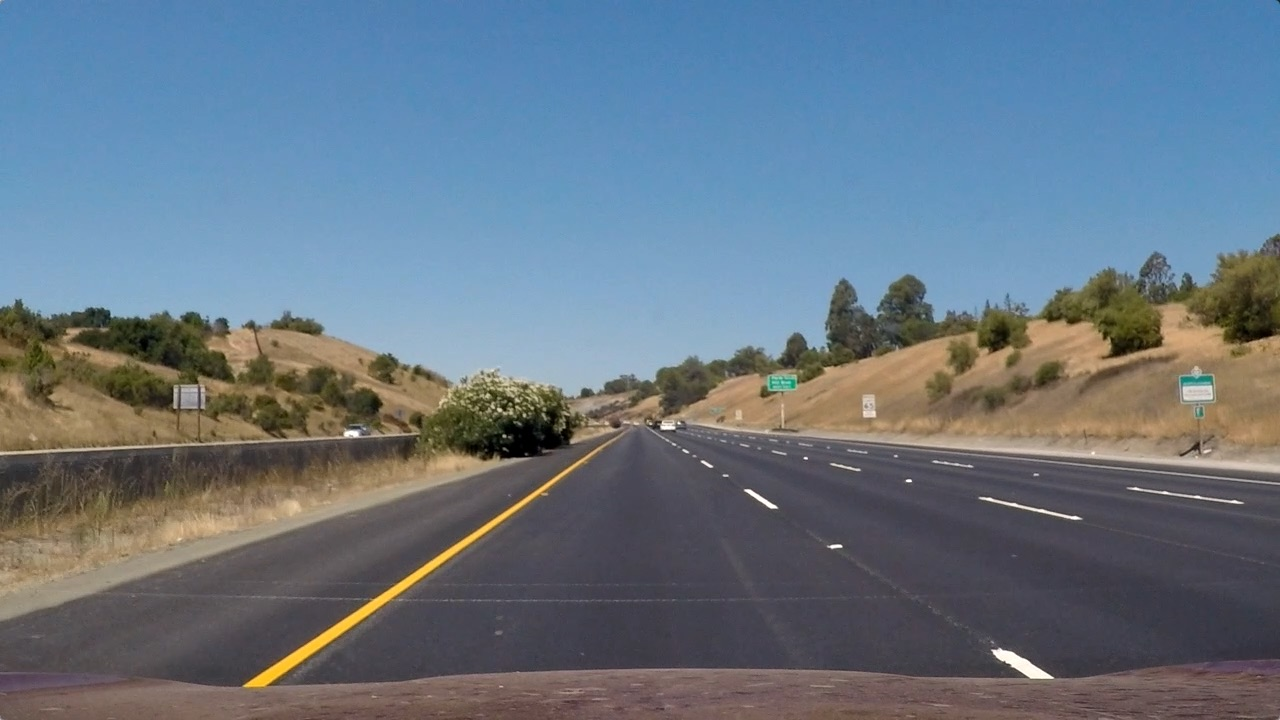
#> input picture lane_detection/src/example.jpg, 1280 x 720 px, given in place of lanes.mp4, which was not available
$ python main.py   (older library calls are emulated)
#> lines starting #> are read from the running program, lines starting #| are printed output that depends on the picture; after the words box and inside, x2 and y2 are one past the last pixel; in counts of white or black regions, pixels touching at a corner belong together; pictures that were not available may be replaced by others from this repository, and a replacement may not be noted
#> further down, image is the input picture: shape (720, 1280, 3); mean B, G, R 131.2, 117.7, 103.2
### lane_detection/src/detector.py
from processors import *


class LaneDepartureDetector:
    """
    A class that will detect lane departure from a set of images (frames of video)
    """

    def __init__(self, perspective_src, perspective_dst, roi_matrix):
        """
        Init the class
        :param perspective_src: the source perspective wrap points (should match a trapezoid that matches the lane shape
        :param perspective_dst: the destination perspective wrap points
        :param roi_matrix: the region of interest mask
        """
        self.left_lane = Line()
        self.right_lane = Line()
        self.M = cv2.getPerspectiveTransform(perspective_src, perspective_dst)
        self.Minv = cv2.getPerspectiveTransform(perspective_dst, perspective_src)
        self.roi_matrix = roi_matrix

    def process_image(self, image):
        """
        Process a single frame of the image
        :param image: the source image
        :return: the image with discovered lanes + departure
        """
        h, w = image.shape[:2]

        # Apply some smoothing:
        blurred = cv2.blur(image, (15, 15))

        # Create the binary image of the lanes based on the color space:
        hls = to_hls(image)
        lab = to_lab(image)
        s_bin = filter(hls[:, :, 2], 220, 255)
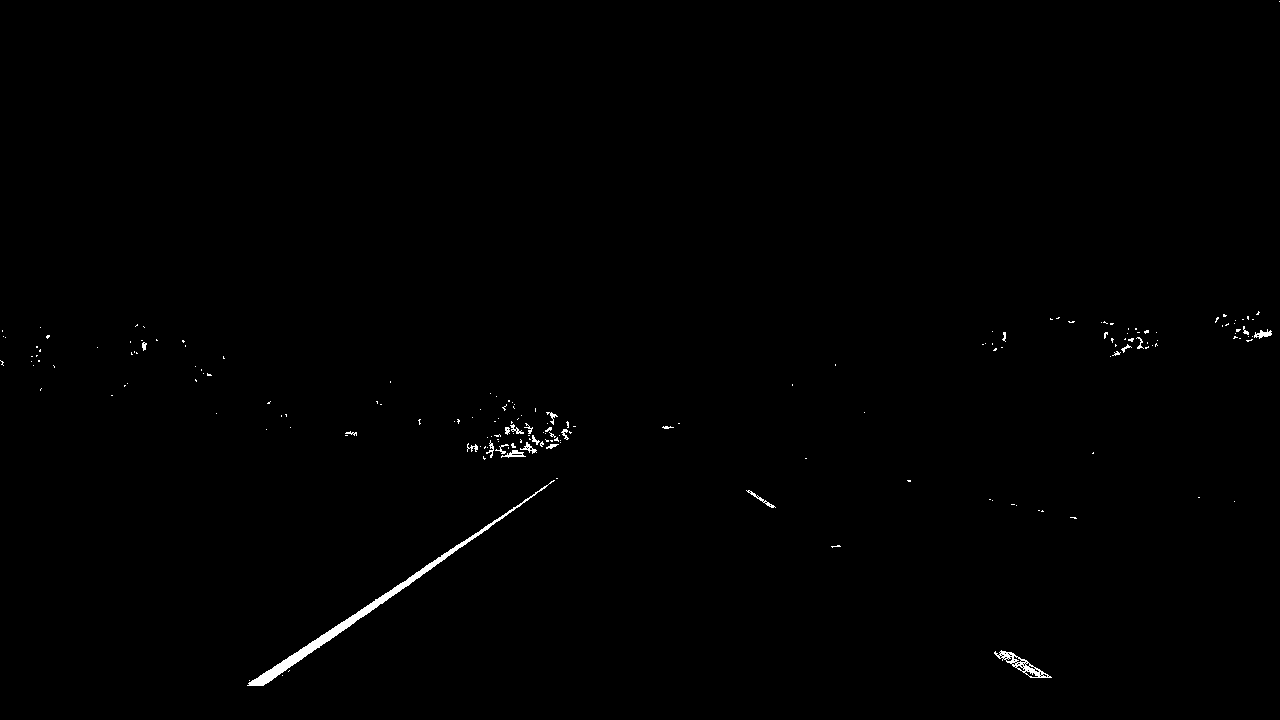
#> s_bin: shape (720, 1280); values 0 (black) and 1 (white), 0.45% white; 185 white regions (160 under 20 px), largest, box (x1, y1, x2, y2) and area: (247, 480, 555, 686) 2137, (994, 650, 1052, 678) 399, (501, 450, 526, 458) 92
        b_bin = filter(lab[:, :, 2], 190, 255)
        r_bin = filter(image[:, :, 2], 190, 255)
        binary = np.zeros_like(blurred[:, :, 0])
        binary[(s_bin == 1) | (b_bin == 1) | (r_bin == 1)] = 1

        # Find the Region of Interest:
        roi = mask_with_polygon(binary, self.roi_matrix)

        # Wrap the perspective into birds-eye view
        wrapped = cv2.warpPerspective(roi, self.M, (w, h), flags=cv2.INTER_LINEAR)
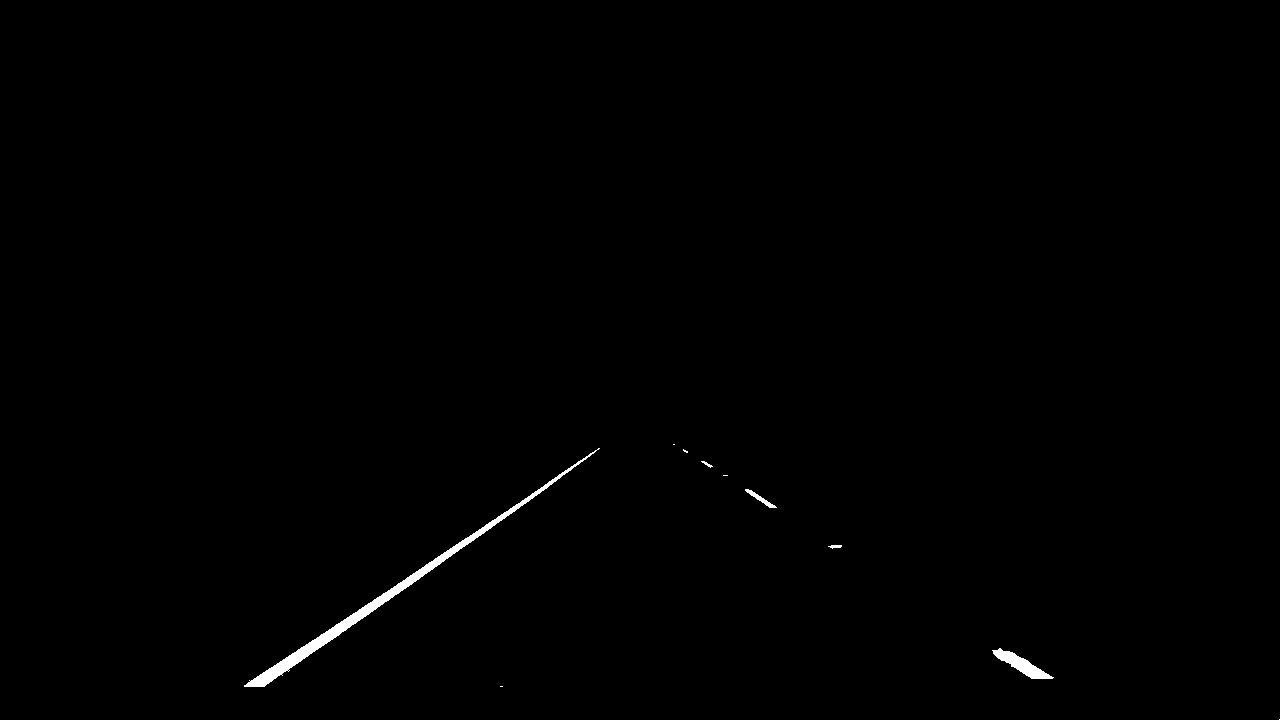
#> roi: shape (720, 1280); values 0 (black) and 1 (white), 0.43% white; 10 white regions (5 under 20 px), largest, box (x1, y1, x2, y2) and area: (244, 448, 600, 687) 3091, (992, 648, 1054, 679) 667, (745, 489, 777, 508) 143, (828, 545, 842, 549) 37, (701, 461, 713, 468) 29

        (processed_image, departure) = self._find_lanes(image, wrapped)
        return processed_image, departure

    # [17 lines left out: function _draw_data, not called in this run]

    def _find_lanes(self, orig_img, img):
        new_img = np.copy(orig_img)
        d_center = 0

        if not self.left_lane.detected or not self.right_lane.detected:
            l_fit, r_fit, l_lane_inds, r_lane_inds, _ = sliding_window(img)
        else:
            l_fit, r_fit, l_lane_inds, r_lane_inds = lane_polyfit(img, self.left_lane.best_fit,
                                                                  self.right_lane.best_fit)

        # invalidate both fits if the difference in their x-intercepts isn't around 350 px (+/- 100 px)
        if l_fit is not None and r_fit is not None:
            # calculate x-intercept (bottom of image, x=image_height) for fits
            h = img.shape[0]
            l_fit_x_int = l_fit[0] * h ** 2 + l_fit[1] * h + l_fit[2]
            r_fit_x_int = r_fit[0] * h ** 2 + r_fit[1] * h + r_fit[2]
            x_int_diff = abs(r_fit_x_int - l_fit_x_int)
            if abs(350 - x_int_diff) > 120:
                l_fit = None
                r_fit = None

        self.left_lane.add_fit(l_fit, l_lane_inds)
        self.right_lane.add_fit(r_fit, r_lane_inds)

        # draw the current best fit if it exists
        if self.left_lane.best_fit is not None and self.right_lane.best_fit is not None:
            img_out1 = self._draw_lane(new_img, img, self.left_lane.best_fit, self.right_lane.best_fit)
            d_center = lane_departure(img, self.left_lane.best_fit, self.right_lane.best_fit)
            img_out = self._draw_data(img_out1, d_center)
        else:
            img_out = new_img

        return img_out, d_center

    # [30 lines left out: function _draw_lane, not called in this run]


class Line:
    def __init__(self):
        self.detected = False  # was the line detected in the last iteration?
        self.recent_xfitted = []  # x values of the last n fits of the line
        self.bestx = None  # average x values of the fitted line over the last n iterations
        self.best_fit = None  # polynomial coefficients averaged over the last n iterations
        self.current_fit = []  # polynomial coefficients for the most recent fit
        self.radius_of_curvature = None  # radius of curvature of the line in some units
        self.line_base_pos = None  # distance in meters of vehicle center from the line
        self.diffs = np.array([0, 0, 0], dtype='float')  # difference in fit coefficients between last and new fits
        self.px_count = None  # number of detected pixels

    def add_fit(self, fit, inds):
        if fit is not None:  # add the found fit to the line, up to n
            if self.best_fit is not None:
                self.diffs = abs(fit - self.best_fit)

            if (self.diffs[0] > 0.001 or self.diffs[1] > 1.0 or self.diffs[2] > 100.) and \
                            len(self.current_fit) > 0:
                self.detected = False  # No fit found
            else:
                self.detected = True
                self.px_count = np.count_nonzero(inds)
                self.current_fit.append(fit)

                if len(self.current_fit) > 5:
                    self.current_fit = self.current_fit[len(self.current_fit) - 5:]

                self.best_fit = np.average(self.current_fit, axis=0)
        else:
            self.detected = False
            if len(self.current_fit) > 0:
                self.current_fit = self.current_fit[:len(self.current_fit) - 1]
            if len(self.current_fit) > 0:
                self.best_fit = np.average(self.current_fit, axis=0)

### lane_detection/src/processors.py
import cv2
import numpy as np


def to_hls(img):
    """
    Convert a RGB image to HLS
    :param img: RGB image
    :return: an HLS image
    """
    return cv2.cvtColor(img, cv2.COLOR_RGB2HLS)


def to_lab(img):
    """
    Convert a RGB image to LAB
    :param img:  RGB image
    :return: a LAB image
    """
    return cv2.cvtColor(img, cv2.COLOR_RGB2LAB)


def filter(img, min, max):
    """
    Takes an image and convert it to binary image
    based on the (min, max) thresholds
    :param img: the source image
    :param min: the min threshold
    :param max: the max threshold
    :return: the binary image based on the given thresholds
    """
    binary = np.zeros_like(img)
    binary[(img >= min) & (img <= max)] = 1
    return binary


def mask_with_polygon(img, vertices):
    """
    Takes an image and a set of vertices that represents a polygon
    and mask the original image with the polygon in a way that only
    the polygon is shown on the output
    :param img: the source image
    :param vertices: array of points that represents a polygon
    :return: the image with the mask applied
    """

    mask = np.zeros_like(img)

    if len(img.shape) > 2:
        channel_count = img.shape[2]
        ignore_mask_color = (255,) * channel_count
    else:
        ignore_mask_color = 255

    # filling pixels inside the polygon defined by "vertices" with the fill color
    cv2.fillPoly(mask, [vertices], ignore_mask_color)

    # returning the image only where mask pixels are non-zero
    masked_image = cv2.bitwise_and(img, mask)
    return masked_image


def sliding_window(binary_warped, nwindows=10):
    """
    Using sliding window to determine the left/right lane points
    :param binary_warped: the source image (should be after binary filtering and perspective wrap)
    :param nwindows: the number of windows
    :return: right/left 2nd order polynoms that matchs the lane's shape
    """
#> called with nwindows = 10
    # Take a histogram of the bottom half of the image
    histogram = np.sum(binary_warped[binary_warped.shape[0] // 2:, :], axis=0)
#> histogram = 1280 values, max 101 at index 523, min 0 at index 0, mean 2.53

    # Find the peak of the left and right halves of the histogram
    # These will be the starting point for the left and right lines
    midpoint = np.int(histogram.shape[0] // 2)
    quarter_point = np.int(midpoint // 2)

    # Previously the left/right base was the max of the left/right half of the histogram
    # this changes it so that only a quarter of the histogram (directly to the left/right) is considered
    leftx_base = np.argmax(histogram[quarter_point:midpoint]) + quarter_point
#> leftx_base = 523
    rightx_base = np.argmax(histogram[midpoint:(midpoint + quarter_point)]) + midpoint
#> rightx_base = 751

    window_height = np.int(binary_warped.shape[0] / nwindows)

    # Identify the x and y positions of all nonzero pixels in the image
    nonzero = binary_warped.nonzero()
#> nonzero = 6927 positions, rows 0 to 719, columns 498 to 784
    nonzeroy = np.array(nonzero[0])
#> nonzeroy = 6927 values from 0 to 719
    nonzerox = np.array(nonzero[1])
#> nonzerox = 6927 values, max 784 at index 17, min 498 at index 6785, mean 580.8

    # Current positions to be updated for each window
    leftx_current = leftx_base
#> leftx_current = 523
    rightx_current = rightx_base
#> rightx_current = 751

    # Set the width of the windows +/- margin
    margin = 80

    # Set minimum number of pixels found to recenter window
    min_pixels_recenter = 40

    # Create empty lists to receive left and right lane pixel indices
    left_lane_idx = []
    right_lane_idx = []
    rectangle_data = []

    # Step through the windows one by one
    for window in range(nwindows):
        # Identify window boundaries in x and y (and right and left)
        win_y_low = binary_warped.shape[0] - (window + 1) * window_height
        win_y_high = binary_warped.shape[0] - window * window_height
        win_xleft_low = leftx_current - margin
        win_xleft_high = leftx_current + margin
        win_xright_low = rightx_current - margin
        win_xright_high = rightx_current + margin
        rectangle_data.append((win_y_low, win_y_high, win_xleft_low, win_xleft_high, win_xright_low, win_xright_high))

        # Identify the nonzero pixels in x and y within the window
        good_left_inds = ((nonzeroy >= win_y_low) & (nonzeroy < win_y_high) & (nonzerox >= win_xleft_low) & (
            nonzerox < win_xleft_high)).nonzero()[0]
        good_right_inds = ((nonzeroy >= win_y_low) & (nonzeroy < win_y_high) & (nonzerox >= win_xright_low) & (
            nonzerox < win_xright_high)).nonzero()[0]

        # Append these indices to the lists
        left_lane_idx.append(good_left_inds)
        right_lane_idx.append(good_right_inds)

        # If you found > minpix pixels, recenter next window on their mean position
        if len(good_left_inds) > min_pixels_recenter:
            leftx_current = np.int(np.mean(nonzerox[good_left_inds]))
        if len(good_right_inds) > min_pixels_recenter:
            rightx_current = np.int(np.mean(nonzerox[good_right_inds]))
#> this loop made 10 passes
#> (win_xleft_low, win_xleft_high, win_xright_low, win_xright_high, leftx_current, rightx_current) on passes 1, 3, 5, 6: (443, 603, 671, 831, 503, 730), (429, 589, 650, 810, 514, 740), (439, 599, 660, 820, 525, 751), (445, 605, 671, 831, 530, 756)
#> after the loop, left_lane_idx = 10 items; rectangle_data = 10 items, first 6: (648, 720, 443, 603, 671, 831), (576, 648, 423, 583, 650, 810), (504, 576, 429, 589, 650, 810), (432, 504, 434, 594, 660, 820), (360, 432, 439, 599, 660, 820), (288, 360, 445, 605, 671, 831); right_lane_idx = 10 items

    # Concatenate the arrays of indices
    left_lane_idx = np.concatenate(left_lane_idx)
#> left_lane_idx = 5337 values, max 6926 at index 467, min 0 at index 4789, mean 3558.9
    right_lane_idx = np.concatenate(right_lane_idx)
#> right_lane_idx = 1590 values, max 6920 at index 134, min 9 at index 1162, mean 3141.2

    # Extract left and right line pixel positions
    leftx = nonzerox[left_lane_idx]
#> leftx = 5337 values, max 556 at index 4797, min 498 at index 397, mean 527.9
    lefty = nonzeroy[left_lane_idx]
#> lefty = 5337 values, max 719 at index 462, min 0 at index 4789, mean 346.9
    rightx = nonzerox[right_lane_idx]
#> rightx = 1590 values, max 784 at index 1170, min 727 at index 32, mean 758.5
    righty = nonzeroy[right_lane_idx]
#> righty = 1590 values, max 718 at index 129, min 0 at index 1162, mean 302.8

    left_fit, right_fit = (None, None)

    # Fit a second order polynomial to each
    if len(leftx) != 0:
        left_fit = np.polyfit(lefty, leftx, 2)
#> left_fit = [-1.37e-05, -0.0601, 551]
    if len(rightx) != 0:
        right_fit = np.polyfit(righty, rightx, 2)
#> right_fit = [4.79e-06, -0.0737, 780.2]

    visualization_data = (rectangle_data, histogram)

    return left_fit, right_fit, left_lane_idx, right_lane_idx, visualization_data


# [59 lines left out: functions lane_polyfit, lane_departure, not called in this run]

### lane_detection/src/main.py
import cv2
import numpy as np
from detector import LaneDepartureDetector


def create_config(height, width):
    center_x = 670
    center_y = height / 2
    x_top_factor = 0.04
    x_lower_factor = 0.5
    lower_left = [center_x - x_lower_factor * width, height]
    lower_right = [center_x + x_lower_factor * width, height]
    top_left = [center_x - x_top_factor * width, center_y + height / 10]
    top_right = [center_x + x_top_factor * width, center_y + height / 10]

    roi_matrix = np.int32([
        lower_left, top_left, top_right, lower_right
    ])

    src = np.float32([(575, 464),
                      (707, 464),
                      (258, 682),
                      (1049, 682)])

    dst = np.float32([(550, 0),
                      (width - 500, 0),
                      (500, height),
                      (width - 550, height)])

    return src, dst, roi_matrix


path = "/home/hesham/my_ws2/src/lane_detection/src/lanes.mp4"
video = cv2.VideoCapture(path)
counter = 0
if video.isOpened():
    width = video.get(3)
    height = video.get(4)
    (src, dst, roi) = create_config(height, width)
    detector = LaneDepartureDetector(src, dst, roi)

    while video.isOpened():
        ret, image = video.read()

        if image is None:
            break

        # if counter % 10 == 0:
        #     cv2.imwrite("./out/before" + str(counter) + str(".jpg"), image)

        (final_image, departure) = detector.process_image(image)
#> in _find_lanes, `l_fit, r_fit, l_lane_inds, r_lane_inds, _ = sliding_window(img)`: l_fit = [-1.37e-05, -0.0601, 551]; r_fit = [4.79e-06, -0.0737, 780.2]; l_lane_inds has the same summary as left_lane_idx in sliding_window; r_lane_inds has the same summary as right_lane_idx in sliding_window
#> in _find_lanes, `l_fit, r_fit, l_lane_inds, r_lane_inds, _ = sliding_window(img)`:
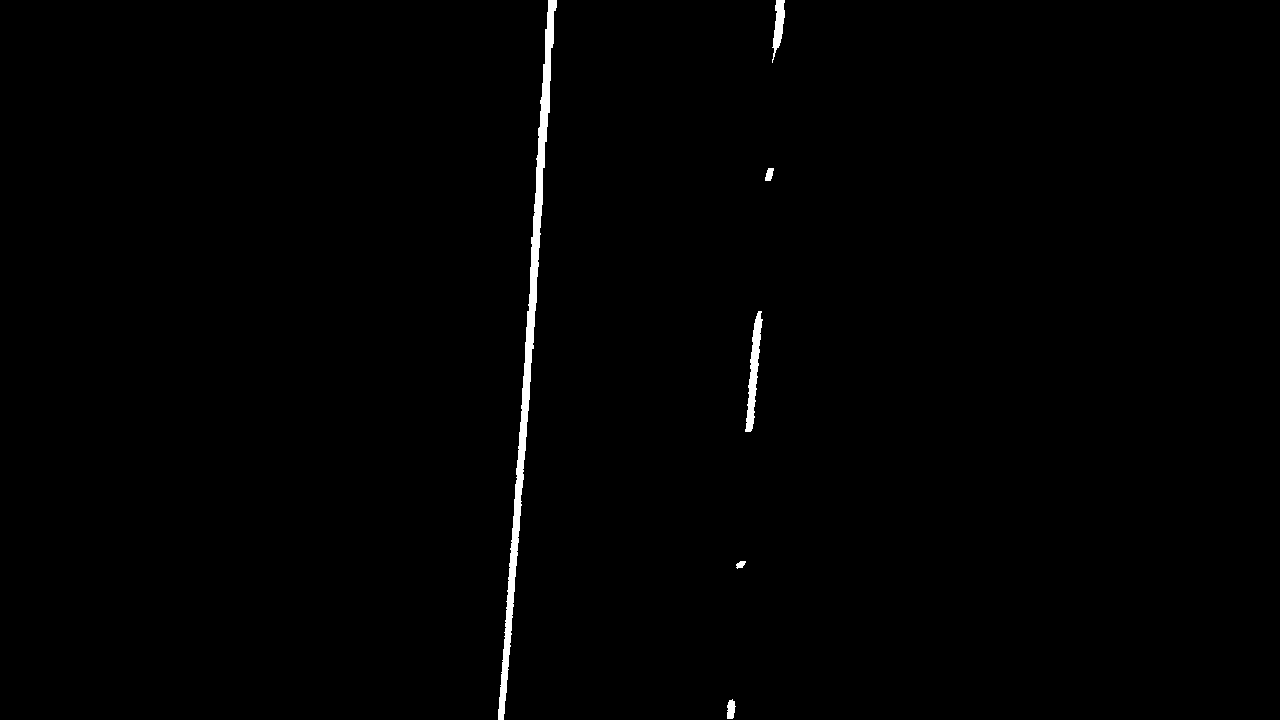
#> img: shape (720, 1280); values 0 (black) and 1 (white), 0.75% white; 6 white regions, box (x1, y1, x2, y2) and area: (498, 0, 557, 720) 5337, (745, 311, 763, 432) 891, (772, 0, 785, 63) 428, (727, 699, 736, 719) 135, (765, 168, 774, 181) 84, (736, 561, 746, 569) 52
#> in _find_lanes, `l_fit_x_int = l_fit[0] * h ** 2 + l_fit[1] * h + l_fit[2]`: l_fit_x_int = 500.6
#> in _find_lanes, `r_fit_x_int = r_fit[0] * h ** 2 + r_fit[1] * h + r_fit[2]`: r_fit_x_int = 729.6
#> in _find_lanes, `x_int_diff = abs(r_fit_x_int - l_fit_x_int)`: x_int_diff = 229
#> in process_image, `(processed_image, departure) = self._find_lanes(image, wrapped)`: departure = 0
#> departure = 0
        cv2.imshow('Departure Warning', final_image)

        # if counter % 10 == 0:
        #     cv2.imwrite("./out/after" + str(counter) + str(".jpg"), final_image)

        counter += 1

        if cv2.waitKey(1) & 0xFF == ord('q'):
#> (key q is pressed here)
            break

cv2.destroyAllWindows()
video.release()
